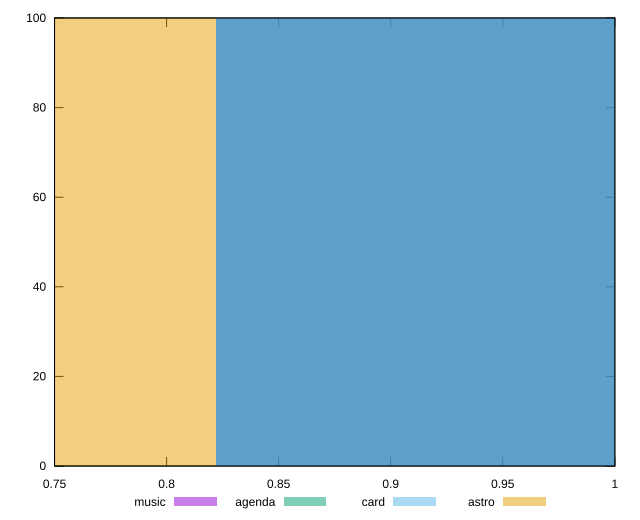

The script that saved this image:
reset

$music <<EOF
0.9395441482067514 100
EOF

$agenda <<EOF
0.9395441482067514 100
EOF

$card <<EOF
0.9395441482067514 100
EOF

$astro <<EOF
0.7046581111550635 100
EOF

set key outside below
set boxwidth 0.23488603705168784
set xrange [0.75:1]
set yrange [0:100]
set trange [0:100]
set style fill transparent solid 0.5 noborder
set terminal svg size 640, 520 enhanced background rgb 'white'
set output "reports/report_00031_2021-02-24T23-18-18.084Z/uses-rel-preconnect/comparison/histogram/all_score.svg"

plot $music title "music" with boxes, \
     $agenda title "agenda" with boxes, \
     $card title "card" with boxes, \
     $astro title "astro" with boxes

reset
